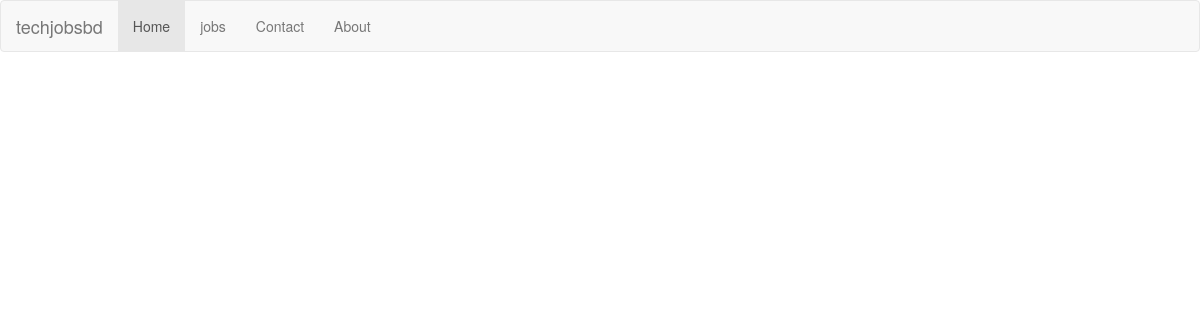
Before: /jobs/all/ with the older database file.
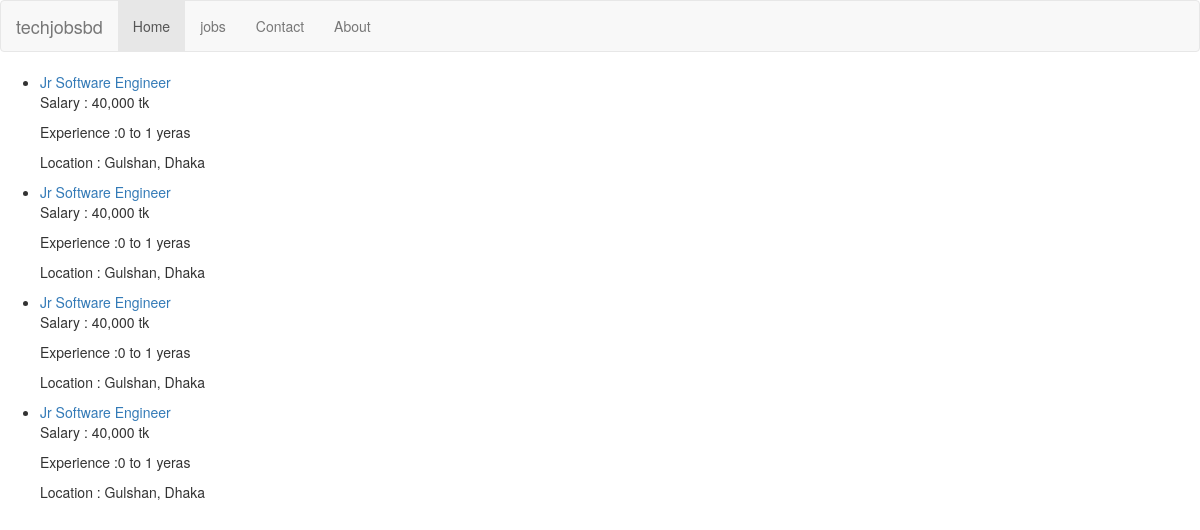
After: the same page with the newer database file.
### jobs/models.py (models this page shows, shortened)
class JobPost(models.Model):
    company = models.ForeignKey(Company, on_delete=models.CASCADE)
    job_category = models.ForeignKey(Category, null=True, on_delete=models.SET_NULL)
    job_title = models.CharField(max_length=50)
    slug = models.SlugField(max_length=50)
    vacancy = models.IntegerField()
    job_nature = models.CharField(max_length=50)
    job_description = models.TextField()
    job_requirement = models.TextField()
    educational_requirement = models.CharField(max_length=200)
    experience_needed = models.CharField(max_length=50)
    age_range = models.CharField(max_length=50)
    job_location = models.CharField(max_length=200)
    salary_range = models.CharField(max_length=50)
    apply_instruction = models.TextField()
    job_posted_date = models.DateField(auto_now_add=True)
    job_deadline = models.DateField()
    def slug(self):
        return slugify(self.job_title)

### jobs/views.py (the view)
class JobIndexView(generic.ListView):
    template_name = 'jobs/job_index.html'
    context_object_name = 'all_jobs'  # replacing default 'object_list' name to 'all_jobs' for front end
    def get_queryset(self):
        return JobPost.objects.all()

### jobs/templates/jobs/job_index.html
{% extends 'jobs/base.html' %}
{% block body %}
    <ul>
        {% for job in all_jobs %}
            <li>
                <a href="{% url 'jobs:detail' job.id %}">{{ job.job_title }}</a>
                <p> Salary : {{ job.salary_range }}</p>
                <p> Experience :{{ job.experience_needed }}</p>
                <p>Location : {{ job.job_location }}</p>
            </li>
        {% endfor %}
    </ul>
{% endblock %}

### jobs/templates/jobs/base.html (shortened to what this page needs)
<!DOCTYPE html>
<html lang="en">
<head>
    {% load staticfiles %}
    <link rel="stylesheet" href="https://maxcdn.bootstrapcdn.com/bootstrap/3.3.6/css/bootstrap.min.css">
</head>
<body>
<nav class="navbar navbar-default">
  <div class="container-fluid">
    <div class="navbar-header">
      <a class="navbar-brand" href="#eventbook">techjobsbd</a>
    </div>
    <ul class="nav navbar-nav">
      <li class="active"><a href="#Home">Home</a></li>
      <li><a href="#jobs">jobs</a></li>
      <li><a href="#Contact">Contact</a></li>
      <li><a href="#About">About</a></li>
    </ul>
  </div>
</nav>
{% block body %}
{% endblock %}
</body>
</html>

Changed rows visible on the page:
added JobPost: job_title "Jr Software Engineer", salary_range "40,000 tk", experience_needed "0 to 1 yeras", job_location "Gulshan, Dhaka"
added JobPost: job_title "Jr Software Engineer", salary_range "40,000 tk", experience_needed "0 to 1 yeras", job_location "Gulshan, Dhaka"
added JobPost: job_title "Jr Software Engineer", salary_range "40,000 tk", experience_needed "0 to 1 yeras", job_location "Gulshan, Dhaka"
added JobPost: job_title "Jr Software Engineer", salary_range "40,000 tk", experience_needed "0 to 1 yeras", job_location "Gulshan, Dhaka"
